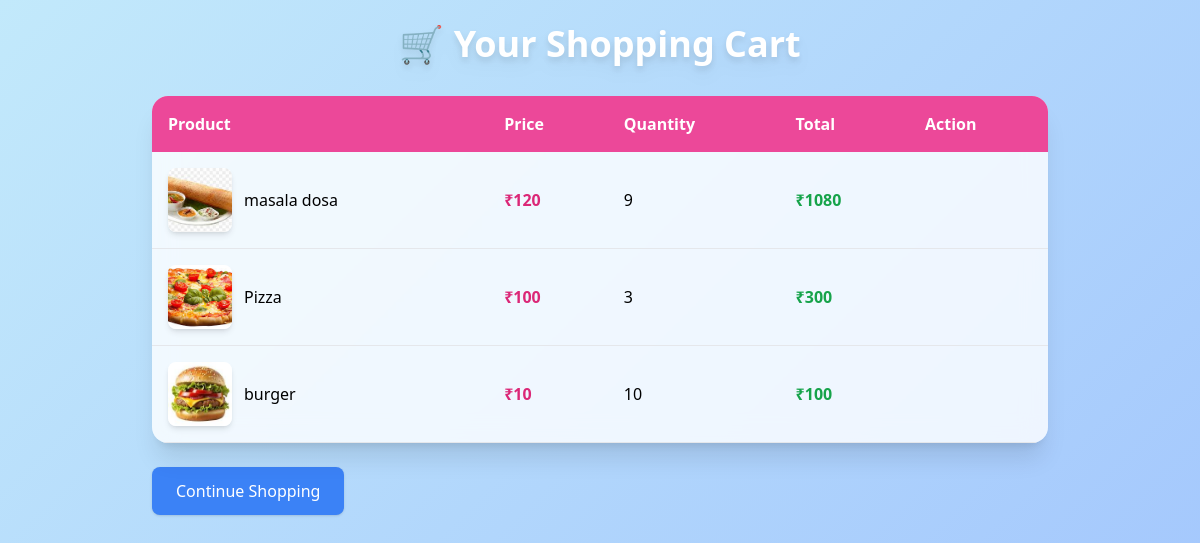
The app's page /usercartlist/ (signed in) with its own data.
### foodshopapp/models.py (models this page shows)
class cart(models.Model):
    user=models.ForeignKey(reg,on_delete=models.CASCADE,null=True,blank=True)
    product=models.ForeignKey(product,on_delete=models.CASCADE,null=True,blank=True)
    quantity=models.IntegerField(null=True,blank=True)
    date_added=models.DateTimeField(auto_now_add=True)
    totalprice=models.IntegerField(null=True,blank=True)

class product(models.Model):
    name=models.CharField(max_length=100,null=True,blank=True)
    price=models.IntegerField(null=True,blank=True)
    quantity=models.IntegerField(null=True,blank=True)
    image=models.FileField(upload_to='image/',null=True,blank=True)
    description=models.TextField(max_length=1000,null=True,blank=True)
    STATUS_CHOICES = [
        ('Available', 'Available'),
        ('Unavailable', 'Unavailable'),
        ('Coming Soon', 'Coming Soon'),
    ]
    status=models.CharField(max_length=20,choices=STATUS_CHOICES,null=True,blank=True)

### foodshopapp/views.py (the view)
# urls.py: path('usercartlist/', views.usercartlist, name='usercartlist'),
def usercartlist(request):
    if 'email' in request.session:
        user_email = request.session['email']
        user = models.reg.objects.get(email=user_email)
        cart_items = models.cart.objects.filter(user=user)
        return render(request, 'usercartlist.html', {'cart_items': cart_items})
    else:
        return redirect('login')

### foodshopapp/templates/usercartlist.html (shortened to what this page needs)
{% load static %}
<!DOCTYPE html>
<html lang="en">
<head>
    <script src="https://cdn.tailwindcss.com"></script>
</head>
<body class="min-h-screen flex flex-col items-center p-6">
    <h1 class="text-4xl font-bold text-white mb-8 drop-shadow-lg">🛒 Your Shopping Cart</h1>
    {% if cart_items %}
        <div class="w-full max-w-4xl bg-white/80 backdrop-blur-md rounded-2xl shadow-xl overflow-hidden">
            <table class="w-full text-left">
                <thead>
                    <tr class="bg-pink-500 text-white">
                        <th class="p-4">Product</th>
                        <th class="p-4">Price</th>
                        <th class="p-4">Quantity</th>
                        <th class="p-4">Total</th>
                        <th class="p-4">Action</th>
                    </tr>
                </thead>
                <tbody>
                    {% for item in cart_items %}
                    <tr class="border-b hover:bg-pink-100 transition">
                        <td class="p-4 flex items-center gap-3">
                            <img src="{{ item.product.image.url }}" alt="{{ item.product.name }}" class="w-16 h-16 object-cover rounded-lg shadow-md">
                            <span class="font-medium">{{ item.product.name }}</span>
                        </td>
                        <td class="p-4 text-pink-600 font-semibold">₹{{ item.product.price }}</td>
                        <td class="p-4">{{ item.quantity }}</td>
                        <td class="p-4 text-green-600 font-semibold">₹{{ item.totalprice }}</td>
                    </tr>
                    {% endfor %}
                </tbody>
            </table>
        </div>
        <div class="mt-6 w-full max-w-4xl flex justify-between items-center">
            <a href="{% url 'userproductlist' %}"
               class="px-6 py-3 bg-blue-500 text-white rounded-lg shadow hover:bg-blue-600 transition">
                Continue Shopping
            </a>
        </div>
    {% endif %}
</body>
</html>

### foodshopapp/templates/usercartlist.html (style rules this page uses)
body { background: linear-gradient(-45deg, #ff9a9e, #fad0c4, #fbc2eb, #a1c4fd, #c2e9fb); background-size: 400% 400%; animation: gradientBG 15s ease infinite; }

### records on screen
cart: product.image (picture), product.name "masala dosa", product.price "120", quantity "9", totalprice "1080"
cart: product.image (picture), product.name "Pizza", product.price "100", quantity "3", totalprice "300"
cart: product.image (picture), product.name "burger", product.price "10", quantity "10", totalprice "100"
